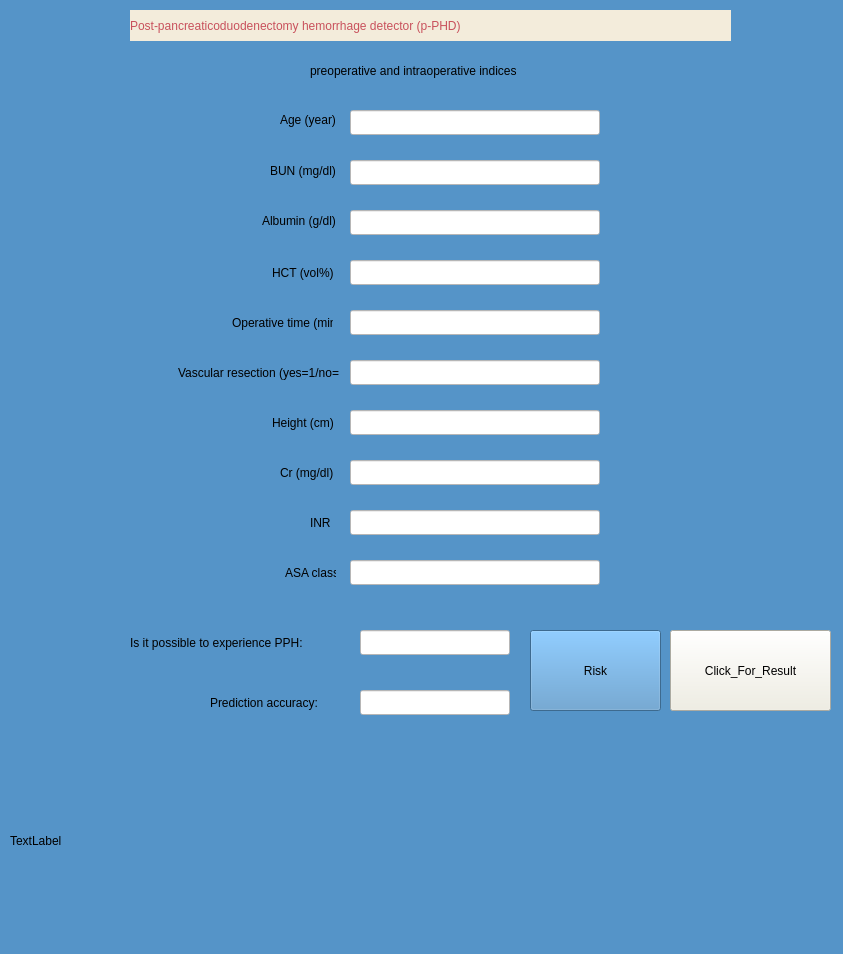
<?xml version="1.0" encoding="UTF-8"?>
<ui version="4.0">
 <class>MainWindow</class>
 <widget class="QMainWindow" name="MainWindow">
  <property name="enabled">
   <bool>true</bool>
  </property>
  <property name="geometry">
   <rect>
    <x>0</x>
    <y>0</y>
    <width>843</width>
    <height>954</height>
   </rect>
  </property>
  <property name="minimumSize">
   <size>
    <width>800</width>
    <height>778</height>
   </size>
  </property>
  <property name="maximumSize">
   <size>
    <width>1224</width>
    <height>954</height>
   </size>
  </property>
  <property name="windowTitle">
   <string>Post-pancreaticoduodenectomy hemorrhage detector (p-PHD)</string>
  </property>
  <property name="windowIcon">
   <iconset>
    <normaloff>img/title.png</normaloff>img/title.png</iconset>
  </property>
  <property name="styleSheet">
   <string notr="true">background-color: rgb(85, 148, 200);</string>
  </property>
  <widget class="QWidget" name="centralwidget">
   <widget class="QLabel" name="label_13">
    <property name="geometry">
     <rect>
      <x>210</x>
      <y>690</y>
      <width>141</width>
      <height>25</height>
     </rect>
    </property>
    <property name="styleSheet">
     <string notr="true">color: rgb(0, 0, 0);
font: 87 9pt &quot;Arial Black&quot;;

</string>
    </property>
    <property name="text">
     <string>Prediction accuracy:</string>
    </property>
   </widget>
   <widget class="QLineEdit" name="Accuracy">
    <property name="geometry">
     <rect>
      <x>360</x>
      <y>690</y>
      <width>150</width>
      <height>25</height>
     </rect>
    </property>
    <property name="styleSheet">
     <string notr="true">background-color: rgb(255, 255, 255);
color: rgb(0, 0, 0);</string>
    </property>
   </widget>
   <widget class="QLineEdit" name="Age">
    <property name="geometry">
     <rect>
      <x>350</x>
      <y>110</y>
      <width>250</width>
      <height>25</height>
     </rect>
    </property>
    <property name="styleSheet">
     <string notr="true">background-color: rgb(255, 255, 255);
color: rgb(0, 0, 0);</string>
    </property>
    <property name="text">
     <string/>
    </property>
   </widget>
   <widget class="QLineEdit" name="Albumin">
    <property name="geometry">
     <rect>
      <x>350</x>
      <y>210</y>
      <width>250</width>
      <height>25</height>
     </rect>
    </property>
    <property name="styleSheet">
     <string notr="true">background-color: rgb(255, 255, 255);
color: rgb(0, 0, 0);</string>
    </property>
   </widget>
   <widget class="QLineEdit" name="LiverDisease">
    <property name="geometry">
     <rect>
      <x>360</x>
      <y>630</y>
      <width>150</width>
      <height>25</height>
     </rect>
    </property>
    <property name="styleSheet">
     <string notr="true">background-color: rgb(255, 255, 255);
color: rgb(0, 0, 0);</string>
    </property>
   </widget>
   <widget class="QLineEdit" name="VascularResection">
    <property name="geometry">
     <rect>
      <x>350</x>
      <y>360</y>
      <width>250</width>
      <height>25</height>
     </rect>
    </property>
    <property name="styleSheet">
     <string notr="true">background-color: rgb(255, 255, 255);
color: rgb(0, 0, 0);</string>
    </property>
   </widget>
   <widget class="QLineEdit" name="INR">
    <property name="geometry">
     <rect>
      <x>350</x>
      <y>510</y>
      <width>250</width>
      <height>25</height>
     </rect>
    </property>
    <property name="styleSheet">
     <string notr="true">background-color: rgb(255, 255, 255);
color: rgb(0, 0, 0);</string>
    </property>
   </widget>
   <widget class="QLineEdit" name="Height">
    <property name="geometry">
     <rect>
      <x>350</x>
      <y>410</y>
      <width>250</width>
      <height>25</height>
     </rect>
    </property>
    <property name="styleSheet">
     <string notr="true">background-color: rgb(255, 255, 255);
color: rgb(0, 0, 0);</string>
    </property>
   </widget>
   <widget class="QLabel" name="label_4">
    <property name="geometry">
     <rect>
      <x>262</x>
      <y>210</y>
      <width>81</width>
      <height>22</height>
     </rect>
    </property>
    <property name="styleSheet">
     <string notr="true">color: rgb(0, 0, 0);
font: 9pt &quot;Times New Roman&quot;;</string>
    </property>
    <property name="text">
     <string>Albumin (g/dl)</string>
    </property>
   </widget>
   <widget class="QLabel" name="label_12">
    <property name="geometry">
     <rect>
      <x>130</x>
      <y>630</y>
      <width>221</width>
      <height>25</height>
     </rect>
    </property>
    <property name="styleSheet">
     <string notr="true">color: rgb(0, 0, 0);
font: 87 9pt &quot;Arial Black&quot;;

</string>
    </property>
    <property name="text">
     <string>Is it possible to experience PPH:</string>
    </property>
   </widget>
   <widget class="QLineEdit" name="HCT">
    <property name="geometry">
     <rect>
      <x>350</x>
      <y>260</y>
      <width>250</width>
      <height>25</height>
     </rect>
    </property>
    <property name="styleSheet">
     <string notr="true">background-color: rgb(255, 255, 255);
color: rgb(0, 0, 0);</string>
    </property>
   </widget>
   <widget class="QLineEdit" name="OperatingTime">
    <property name="geometry">
     <rect>
      <x>350</x>
      <y>310</y>
      <width>250</width>
      <height>25</height>
     </rect>
    </property>
    <property name="styleSheet">
     <string notr="true">background-color: rgb(255, 255, 255);
color: rgb(0, 0, 0);</string>
    </property>
   </widget>
   <widget class="QLabel" name="label_2">
    <property name="geometry">
     <rect>
      <x>280</x>
      <y>110</y>
      <width>61</width>
      <height>20</height>
     </rect>
    </property>
    <property name="styleSheet">
     <string notr="true">color: rgb(0, 0, 0);
font: 9pt &quot;Times New Roman&quot;;</string>
    </property>
    <property name="text">
     <string>Age (year)</string>
    </property>
   </widget>
   <widget class="QLabel" name="label">
    <property name="geometry">
     <rect>
      <x>130</x>
      <y>10</y>
      <width>601</width>
      <height>31</height>
     </rect>
    </property>
    <property name="styleSheet">
     <string notr="true">background-color: #F3ECDB;
font: 75 18pt &quot;Times New Roman&quot;;
color: #C8515C;</string>
    </property>
    <property name="text">
     <string>Post-pancreaticoduodenectomy hemorrhage detector (p-PHD)</string>
    </property>
   </widget>
   <widget class="QLabel" name="label_6">
    <property name="geometry">
     <rect>
      <x>232</x>
      <y>310</y>
      <width>101</width>
      <height>25</height>
     </rect>
    </property>
    <property name="styleSheet">
     <string notr="true">color: rgb(0, 0, 0);
font: 9pt &quot;Times New Roman&quot;;</string>
    </property>
    <property name="text">
     <string>Operative time (min)</string>
    </property>
   </widget>
   <widget class="QLabel" name="label_10">
    <property name="geometry">
     <rect>
      <x>310</x>
      <y>510</y>
      <width>31</width>
      <height>25</height>
     </rect>
    </property>
    <property name="styleSheet">
     <string notr="true">color: rgb(0, 0, 0);
font: 9pt &quot;Times New Roman&quot;;</string>
    </property>
    <property name="text">
     <string>INR</string>
    </property>
   </widget>
   <widget class="QLabel" name="label_8">
    <property name="geometry">
     <rect>
      <x>272</x>
      <y>410</y>
      <width>61</width>
      <height>25</height>
     </rect>
    </property>
    <property name="styleSheet">
     <string notr="true">color: rgb(0, 0, 0);
font: 9pt &quot;Times New Roman&quot;;</string>
    </property>
    <property name="text">
     <string>Height (cm)</string>
    </property>
   </widget>
   <widget class="QLabel" name="label_3">
    <property name="geometry">
     <rect>
      <x>270</x>
      <y>160</y>
      <width>71</width>
      <height>22</height>
     </rect>
    </property>
    <property name="styleSheet">
     <string notr="true">color: rgb(0, 0, 0);
font: 9pt &quot;Times New Roman&quot;;</string>
    </property>
    <property name="text">
     <string>BUN (mg/dl)</string>
    </property>
   </widget>
   <widget class="QLabel" name="label_5">
    <property name="geometry">
     <rect>
      <x>272</x>
      <y>260</y>
      <width>61</width>
      <height>25</height>
     </rect>
    </property>
    <property name="styleSheet">
     <string notr="true">color: rgb(0, 0, 0);
font: 9pt &quot;Times New Roman&quot;;</string>
    </property>
    <property name="text">
     <string>HCT (vol%)</string>
    </property>
   </widget>
   <widget class="QLineEdit" name="BUN">
    <property name="geometry">
     <rect>
      <x>350</x>
      <y>160</y>
      <width>250</width>
      <height>25</height>
     </rect>
    </property>
    <property name="styleSheet">
     <string notr="true">background-color: rgb(255, 255, 255);
color: rgb(0, 0, 0);</string>
    </property>
    <property name="text">
     <string/>
    </property>
   </widget>
   <widget class="QLabel" name="label_9">
    <property name="geometry">
     <rect>
      <x>280</x>
      <y>460</y>
      <width>61</width>
      <height>25</height>
     </rect>
    </property>
    <property name="styleSheet">
     <string notr="true">color: rgb(0, 0, 0);
font: 9pt &quot;Times New Roman&quot;;</string>
    </property>
    <property name="text">
     <string>Cr (mg/dl)</string>
    </property>
   </widget>
   <widget class="QLabel" name="label_11">
    <property name="geometry">
     <rect>
      <x>285</x>
      <y>560</y>
      <width>51</width>
      <height>25</height>
     </rect>
    </property>
    <property name="styleSheet">
     <string notr="true">color: rgb(0, 0, 0);
font: 9pt &quot;Times New Roman&quot;;</string>
    </property>
    <property name="text">
     <string>ASA class</string>
    </property>
   </widget>
   <widget class="QLabel" name="label_7">
    <property name="geometry">
     <rect>
      <x>178</x>
      <y>360</y>
      <width>161</width>
      <height>25</height>
     </rect>
    </property>
    <property name="styleSheet">
     <string notr="true">color: rgb(0, 0, 0);
font: 9pt &quot;Times New Roman&quot;;</string>
    </property>
    <property name="text">
     <string>Vascular resection (yes=1/no=0)</string>
    </property>
   </widget>
   <widget class="QLineEdit" name="Cr">
    <property name="geometry">
     <rect>
      <x>350</x>
      <y>460</y>
      <width>250</width>
      <height>25</height>
     </rect>
    </property>
    <property name="styleSheet">
     <string notr="true">background-color: rgb(255, 255, 255);
color: rgb(0, 0, 0);</string>
    </property>
   </widget>
   <widget class="QLineEdit" name="ASAclass">
    <property name="enabled">
     <bool>true</bool>
    </property>
    <property name="geometry">
     <rect>
      <x>350</x>
      <y>560</y>
      <width>250</width>
      <height>25</height>
     </rect>
    </property>
    <property name="styleSheet">
     <string notr="true">background-color: rgb(255, 255, 255);
color: rgb(0, 0, 0);</string>
    </property>
    <property name="text">
     <string/>
    </property>
   </widget>
   <widget class="QPushButton" name="Click_For_Result">
    <property name="geometry">
     <rect>
      <x>670</x>
      <y>630</y>
      <width>161</width>
      <height>81</height>
     </rect>
    </property>
    <property name="styleSheet">
     <string notr="true">background-color: rgb(240, 238, 225);
color: rgb(0, 0, 0);
font:8pt &quot;Arial Black&quot;;

</string>
    </property>
    <property name="text">
     <string>Click_For_Result</string>
    </property>
   </widget>
   <widget class="QLabel" name="label_14">
    <property name="geometry">
     <rect>
      <x>310</x>
      <y>60</y>
      <width>271</width>
      <height>21</height>
     </rect>
    </property>
    <property name="styleSheet">
     <string notr="true">color: rgb(0, 0, 0);
font: 87 9pt &quot;Arial Black&quot;;

</string>
    </property>
    <property name="text">
     <string>preoperative and intraoperative indices</string>
    </property>
   </widget>
   <widget class="QLabel" name="img">
    <property name="geometry">
     <rect>
      <x>10</x>
      <y>735</y>
      <width>831</width>
      <height>211</height>
     </rect>
    </property>
    <property name="text">
     <string>TextLabel</string>
    </property>
   </widget>
   <widget class="QPushButton" name="Risk">
    <property name="geometry">
     <rect>
      <x>530</x>
      <y>630</y>
      <width>131</width>
      <height>81</height>
     </rect>
    </property>
    <property name="styleSheet">
     <string notr="true">font:8pt &quot;Arial Black&quot;;</string>
    </property>
    <property name="text">
     <string>Risk</string>
    </property>
   </widget>
  </widget>
  <widget class="QStatusBar" name="statusbar"/>
 </widget>
 <resources/>
 <connections/>
</ui>
